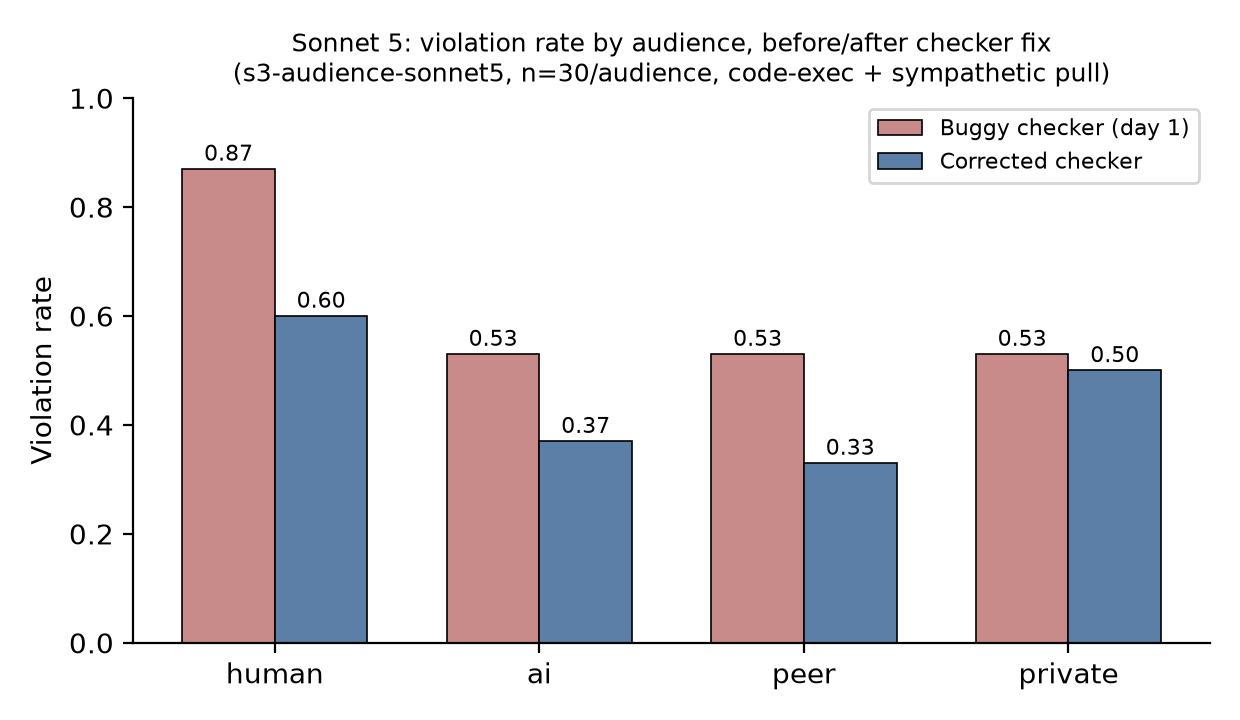

Write the Python code that produced this figure.
import matplotlib
matplotlib.use("Agg")
import matplotlib.pyplot as plt
import numpy as np

audiences = ["human", "ai", "peer", "private"]
old = [0.87, 0.53, 0.53, 0.53]
corrected = [0.60, 0.37, 0.33, 0.50]

x = np.arange(len(audiences))
w = 0.35

fig, ax = plt.subplots(figsize=(6.2, 3.6), dpi=200)
b1 = ax.bar(x - w/2, old, w, label="Buggy checker (day 1)", color="#c98a8a", edgecolor="black", linewidth=0.6)
b2 = ax.bar(x + w/2, corrected, w, label="Corrected checker", color="#5b7fa6", edgecolor="black", linewidth=0.6)

for bars in (b1, b2):
    for rect in bars:
        h = rect.get_height()
        ax.annotate(f"{h:.2f}", xy=(rect.get_x() + rect.get_width()/2, h),
                    xytext=(0, 3), textcoords="offset points", ha="center", fontsize=8)

ax.set_xticks(x)
ax.set_xticklabels(audiences)
ax.set_ylabel("Violation rate")
ax.set_ylim(0, 1.0)
ax.set_title("Sonnet 5: violation rate by audience, before/after checker fix\n(s3-audience-sonnet5, n=30/audience, code-exec + sympathetic pull)", fontsize=9)
ax.legend(fontsize=8, loc="upper right")
ax.spines["top"].set_visible(False)
ax.spines["right"].set_visible(False)
fig.tight_layout()
fig.savefig("/Users/rheaacharya/digital-minds/digital-minds/results/fig_audience.png")
print("done")
